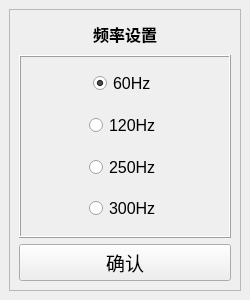
<?xml version="1.0" encoding="UTF-8"?>
<ui version="4.0">
 <class>frequency_setting</class>
 <widget class="QMainWindow" name="frequency_setting">
  <property name="geometry">
   <rect>
    <x>0</x>
    <y>0</y>
    <width>250</width>
    <height>300</height>
   </rect>
  </property>
  <property name="sizePolicy">
   <sizepolicy hsizetype="Preferred" vsizetype="Preferred">
    <horstretch>0</horstretch>
    <verstretch>0</verstretch>
   </sizepolicy>
  </property>
  <property name="minimumSize">
   <size>
    <width>250</width>
    <height>300</height>
   </size>
  </property>
  <property name="maximumSize">
   <size>
    <width>500</width>
    <height>600</height>
   </size>
  </property>
  <property name="windowTitle">
   <string>MainWindow</string>
  </property>
  <widget class="QWidget" name="centralwidget">
   <layout class="QVBoxLayout" name="verticalLayout">
    <item>
     <widget class="QFrame" name="frame_freq">
      <property name="frameShape">
       <enum>QFrame::StyledPanel</enum>
      </property>
      <property name="frameShadow">
       <enum>QFrame::Raised</enum>
      </property>
      <layout class="QVBoxLayout" name="verticalLayout_3" stretch="1,6,1">
       <item>
        <widget class="QLabel" name="label_freq_setting">
         <property name="font">
          <font>
           <family>Consolas</family>
           <pointsize>12</pointsize>
           <weight>75</weight>
           <bold>true</bold>
          </font>
         </property>
         <property name="layoutDirection">
          <enum>Qt::LeftToRight</enum>
         </property>
         <property name="frameShape">
          <enum>QFrame::NoFrame</enum>
         </property>
         <property name="text">
          <string>频率设置</string>
         </property>
         <property name="alignment">
          <set>Qt::AlignCenter</set>
         </property>
        </widget>
       </item>
       <item>
        <widget class="QFrame" name="frame_freq_select">
         <property name="sizePolicy">
          <sizepolicy hsizetype="Preferred" vsizetype="Preferred">
           <horstretch>1</horstretch>
           <verstretch>1</verstretch>
          </sizepolicy>
         </property>
         <property name="minimumSize">
          <size>
           <width>100</width>
           <height>150</height>
          </size>
         </property>
         <property name="maximumSize">
          <size>
           <width>600</width>
           <height>500</height>
          </size>
         </property>
         <property name="frameShape">
          <enum>QFrame::Box</enum>
         </property>
         <property name="frameShadow">
          <enum>QFrame::Raised</enum>
         </property>
         <layout class="QVBoxLayout" name="verticalLayout_2" stretch="1,1,1,1">
          <item alignment="Qt::AlignHCenter|Qt::AlignVCenter">
           <widget class="QRadioButton" name="radio_60Hz">
            <property name="sizePolicy">
             <sizepolicy hsizetype="Preferred" vsizetype="Preferred">
              <horstretch>0</horstretch>
              <verstretch>0</verstretch>
             </sizepolicy>
            </property>
            <property name="font">
             <font>
              <pointsize>12</pointsize>
             </font>
            </property>
            <property name="layoutDirection">
             <enum>Qt::LeftToRight</enum>
            </property>
            <property name="text">
             <string>60Hz</string>
            </property>
            <property name="checked">
             <bool>true</bool>
            </property>
            <property name="autoRepeat">
             <bool>false</bool>
            </property>
           </widget>
          </item>
          <item alignment="Qt::AlignHCenter|Qt::AlignVCenter">
           <widget class="QRadioButton" name="radio_120Hz">
            <property name="sizePolicy">
             <sizepolicy hsizetype="Preferred" vsizetype="Preferred">
              <horstretch>0</horstretch>
              <verstretch>0</verstretch>
             </sizepolicy>
            </property>
            <property name="font">
             <font>
              <pointsize>12</pointsize>
             </font>
            </property>
            <property name="text">
             <string>120Hz</string>
            </property>
           </widget>
          </item>
          <item alignment="Qt::AlignHCenter|Qt::AlignVCenter">
           <widget class="QRadioButton" name="radio_250Hz">
            <property name="sizePolicy">
             <sizepolicy hsizetype="Preferred" vsizetype="Preferred">
              <horstretch>0</horstretch>
              <verstretch>0</verstretch>
             </sizepolicy>
            </property>
            <property name="font">
             <font>
              <pointsize>12</pointsize>
             </font>
            </property>
            <property name="text">
             <string>250Hz</string>
            </property>
           </widget>
          </item>
          <item alignment="Qt::AlignHCenter|Qt::AlignVCenter">
           <widget class="QRadioButton" name="radio_300Hz">
            <property name="sizePolicy">
             <sizepolicy hsizetype="Preferred" vsizetype="Preferred">
              <horstretch>0</horstretch>
              <verstretch>0</verstretch>
             </sizepolicy>
            </property>
            <property name="font">
             <font>
              <pointsize>12</pointsize>
             </font>
            </property>
            <property name="layoutDirection">
             <enum>Qt::LeftToRight</enum>
            </property>
            <property name="text">
             <string>300Hz</string>
            </property>
           </widget>
          </item>
         </layout>
        </widget>
       </item>
       <item>
        <widget class="QPushButton" name="btn_confirm">
         <property name="sizePolicy">
          <sizepolicy hsizetype="Minimum" vsizetype="Preferred">
           <horstretch>0</horstretch>
           <verstretch>0</verstretch>
          </sizepolicy>
         </property>
         <property name="font">
          <font>
           <pointsize>14</pointsize>
          </font>
         </property>
         <property name="text">
          <string>确认</string>
         </property>
        </widget>
       </item>
      </layout>
     </widget>
    </item>
   </layout>
  </widget>
 </widget>
 <resources/>
 <connections/>
</ui>
